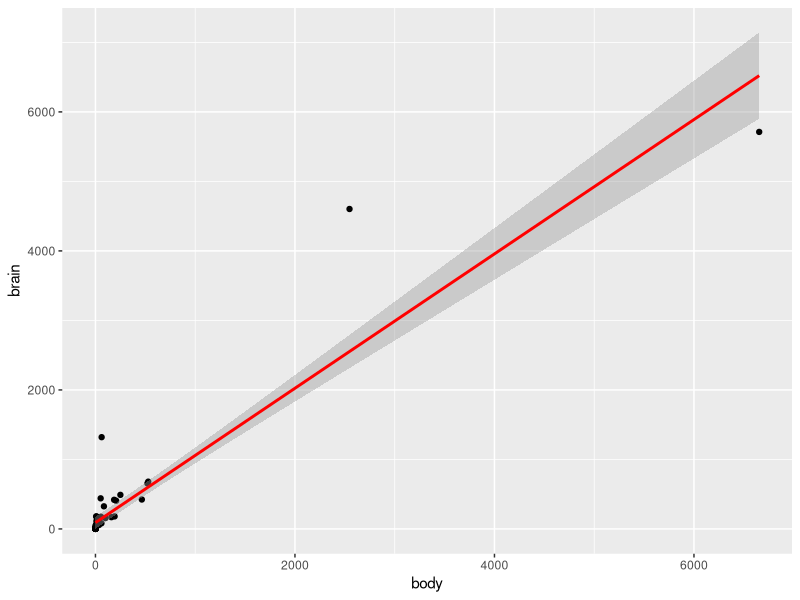
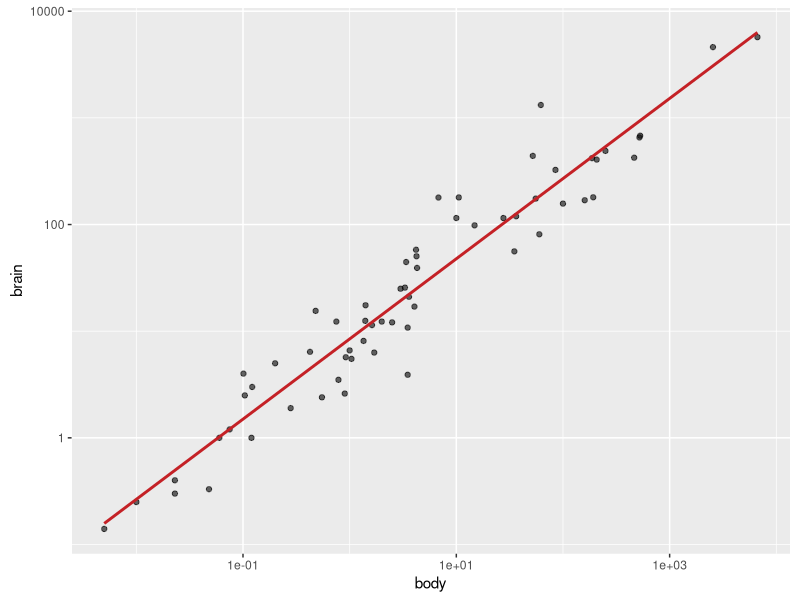
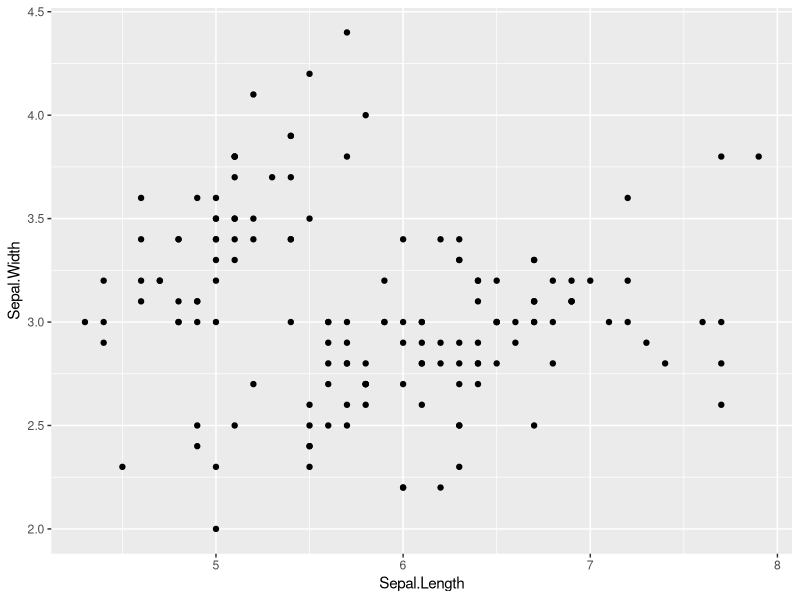
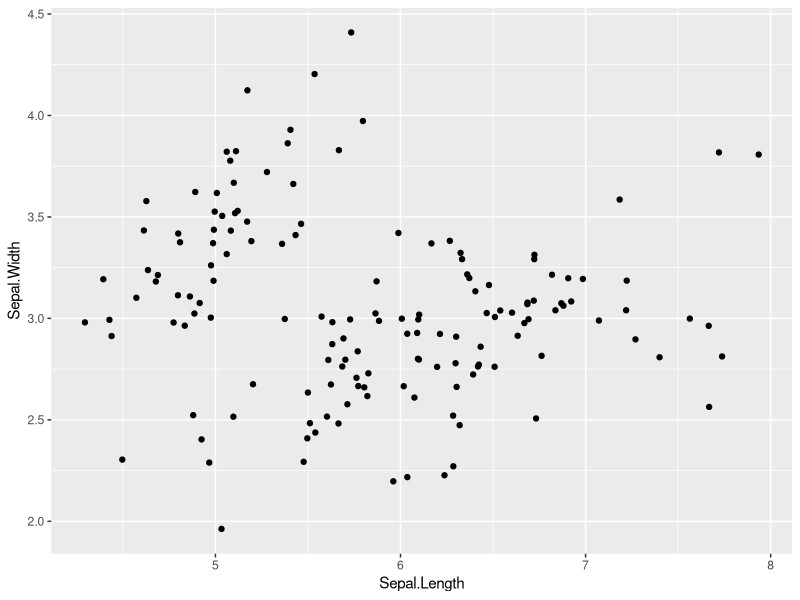
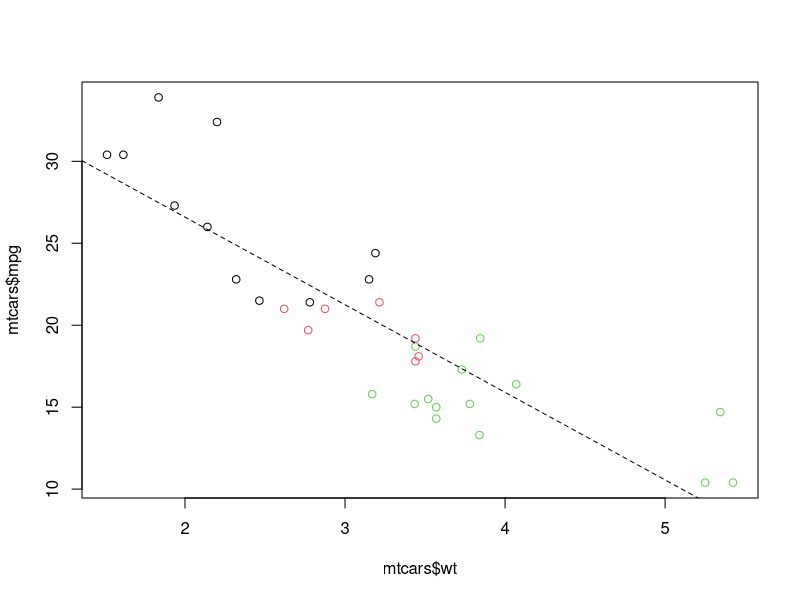
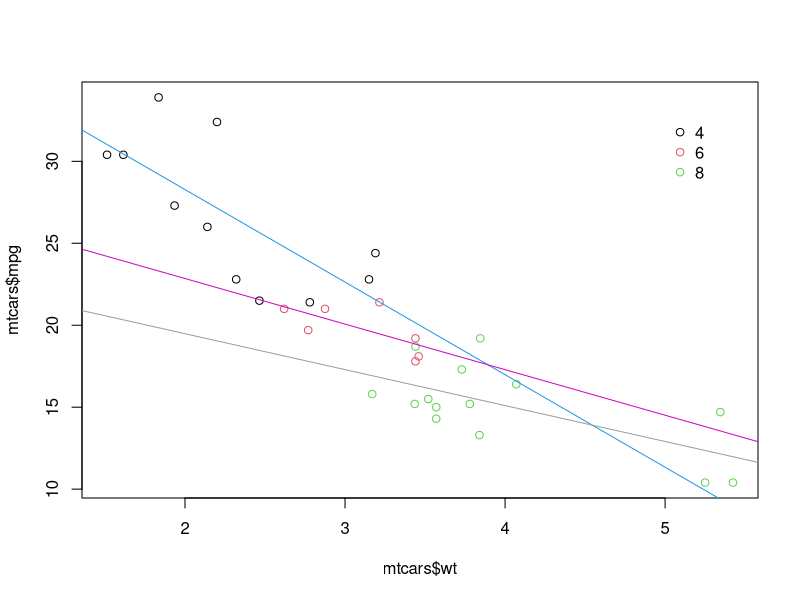
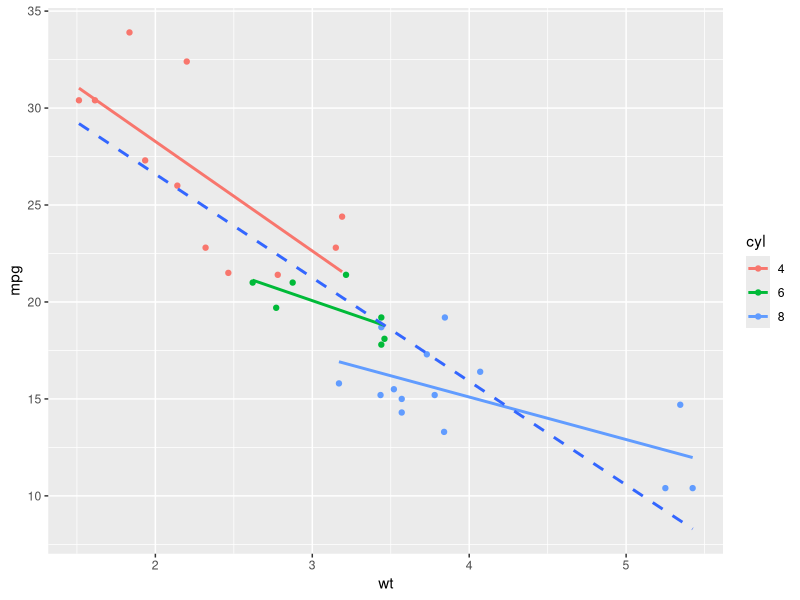

Recreate these plots in R, in order. (Note: this script raises an error after producing the figures.)
library(MASS)
library(ggplot2)
library(dplyr)

#1
ggplot(mammals, aes(x = body, y = brain)) +
  geom_point() + stat_smooth(method = "lm", col = "red", se = TRUE)


ggplot(mammals, aes(x = body, y = brain)) +
  geom_point(alpha = 0.6) +
  coord_fixed() +
  scale_x_log10() +
  scale_y_log10()  +
  stat_smooth(method = "lm",
              col = "#C42126",
              se = FALSE, size = 1)


p <- ggplot(iris, aes(x = Sepal.Length, y = Sepal.Width))
p + geom_point()
p + geom_jitter()


##

carModel <- lm(mpg ~ wt, data = mtcars)

mtcars$cyl <- as.factor(mtcars$cyl)
plot(mtcars$wt, mtcars$mpg, col = mtcars$cyl)

abline(carModel, lty = 2)

# Plot each subset efficiently with lapply
# You don't have to edit this code
plot(mtcars$wt, mtcars$mpg, col = mtcars$cyl)

lapply(levels(mtcars$cyl), function(x){
  abline(lm(mpg ~ wt, mtcars, subset = (cyl == x)), col = x)
})

legend(x = 5, y = 33, legend = levels(mtcars$cyl),
       col = 1:3, pch = 1, bty = "n")


# Todo esto con ggplot se hace asi

ggplot(mtcars, aes(x = wt, y = mpg, col = cyl)) +
  geom_point() +
  geom_smooth(method = "lm", se = FALSE) +
  geom_smooth(aes(group = 1), method = "lm", se = FALSE, linetype = 2)
  




# tidyr

iris.tidy <- iris %>%
  gather(key, value, -Species) %>%
  separate(key, c("Part", "Measure"), "\\.")




# Clean up the axes with scale_ functions
cyl.am <- ggplot(mtcars, aes(x = factor(cyl), fill = factor(am)))
val = c("#E41A1C", "#377EB8")
lab = c("Manual", "Automatic")
cyl.am +
  geom_bar(position = "dodge") +
  scale_x_discrete("Cylinders") + 
  scale_y_continuous("Number") +
  scale_fill_manual("Transmission", 
                    values = val,
                    labels = lab)

cyl.am <- ggplot(mtcars, aes(x = factor(cyl), fill = factor(am)))
cyl.am + geom_bar(position = "dodge") +
  scale_x_discrete("Cylinders") +
  scale_y_continuous("Number") +
  scale_fill_manual("Transmission",
                    values = c("#E41A1C", "#377EB8"))


stripchart(mtcars$mpg)

ggplot(mtcars, aes(x = mpg, y = 0)) +
  geom_point() +
  scale_y_continuous(limits = c(-4,4))

ggplot(mtcars, aes(x = mpg, y = 0)) +
  geom_jitter() +
  scale_y_continuous(limits = c(-4,4))



ggplot(diamonds, aes(x = clarity, y = carat, col = price)) +
  geom_point(alpha = 0.5)

ggplot(diamonds, aes(x = clarity, y = carat, col = price)) +
  geom_point(alpha = 0.5, position = "jitter")




#####################################################################

#Load ggplot default data: Diamonds
library(ggplot2)
library(gridExtra)
data(diamonds)
head(diamonds)



diamonds <- diamonds[diamonds$color < "J", ]

B1 <- ggplot(data = diamonds) + 
  geom_point(aes(x = carat, y = price, color = color)) +
  facet_wrap(~color) + 
  scale_colour_brewer(palette="Set1") + labs(title = "Palette = ''Set1''\n")

B2 <- ggplot(data = diamonds) + 
  geom_point(aes(x = carat, y = price, color = color)) +
  facet_wrap(~color) + 
  scale_colour_brewer(palette="Set2") + labs(title = "Palette = ''Set2''\n")

B3 <- ggplot(data = diamonds) + 
  geom_point(aes(x = carat, y = price, color = color)) +
  facet_wrap(~color) + 
  scale_colour_brewer(palette="Paired") + labs(title = "Palette = ''Paired''\n")


B4 <- ggplot(data = diamonds) + 
  geom_point(aes(x = carat, y = price, color = color)) +
  facet_wrap(~color) + 
  scale_colour_brewer(palette="Pastel2") + labs(title = "Palette = ''Pastel2''\n")



Brewers <- grid.arrange(B1, B2, B3, B4, ncol = 2)

B5 <- ggplot(data = diamonds) + 
  geom_point(aes(x = carat, y = price, color = color)) +
  facet_wrap(~color) + 
  scale_colour_brewer(palette="Blues") + labs(title = "Palette = ''Blues''\n")

B6 <- ggplot(data = diamonds) + 
  geom_point(aes(x = carat, y = price, color = color)) +
  facet_wrap(~color) + 
  scale_colour_brewer(palette="Oranges") + labs(title = "Palette = ''Oranges''\n")

B7 <- ggplot(data = diamonds) + 
  geom_point(aes(x = carat, y = price, color = color)) +
  facet_wrap(~color) + 
  scale_colour_brewer(palette="Reds") + labs(title = "Palette = ''Reds''\n")


B8 <- ggplot(data = diamonds) + 
  geom_point(aes(x = carat, y = price, color = color)) +
  facet_wrap(~color) + 
  scale_colour_brewer(palette="Purples") + labs(title = "Palette = ''Purples''\n")



Brewers.2 <- grid.arrange(B5, B6, B7, B8, ncol = 2)



B9 <- ggplot(data = diamonds) + 
  geom_point(aes(x = carat, y = price, color = color)) +
  facet_wrap(~color) + 
  scale_colour_brewer(palette="RdYlGn") + labs(title = "Palette = ''RdYlGn''\n")

B10 <- ggplot(data = diamonds) + 
  geom_point(aes(x = carat, y = price, color = color)) +
  facet_wrap(~color) + 
  scale_colour_brewer(palette="RdBu") + labs(title = "Palette = ''RdBu''\n")

B11 <- ggplot(data = diamonds) + 
  geom_point(aes(x = carat, y = price, color = color)) +
  facet_wrap(~color) + 
  scale_colour_brewer(palette="PRGn") + labs(title = "Palette = ''PRGn''\n")


B12 <- ggplot(data = diamonds) + 
  geom_point(aes(x = carat, y = price, color = color)) +
  facet_wrap(~color) + 
  scale_colour_brewer(palette="BrBg") + labs(title = "Palette = ''BrBg''\n")



Brewers.3 <- grid.arrange(B9, B10, B11, B12, ncol = 2)


m <- c()


